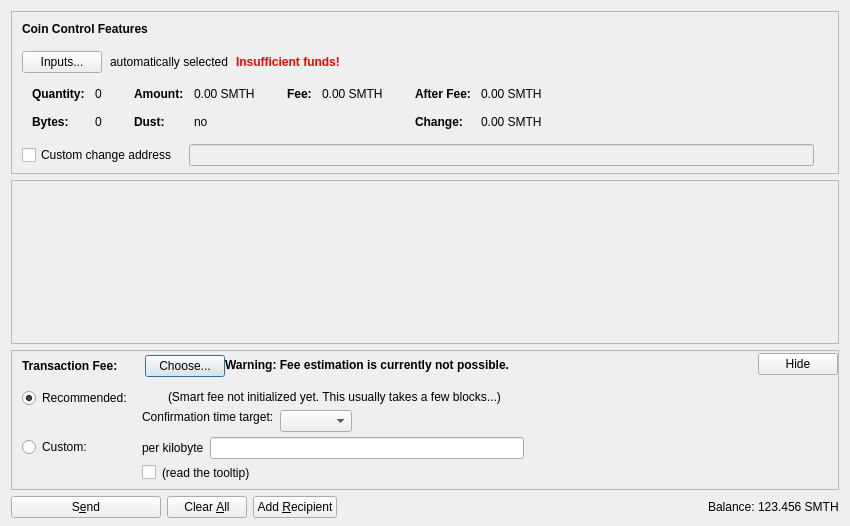
<?xml version="1.0" encoding="UTF-8"?>
<ui version="4.0">
 <class>SendCoinsDialog</class>
 <widget class="QDialog" name="SendCoinsDialog">
  <property name="geometry">
   <rect>
    <x>0</x>
    <y>0</y>
    <width>850</width>
    <height>526</height>
   </rect>
  </property>
  <property name="windowTitle">
   <string>Send Coins</string>
  </property>
  <layout class="QVBoxLayout" name="verticalLayout" stretch="0,1,0,0">
   <property name="bottomMargin">
    <number>8</number>
   </property>
   <item>
    <widget class="QFrame" name="frameCoinControl">
     <property name="sizePolicy">
      <sizepolicy hsizetype="Expanding" vsizetype="Expanding">
       <horstretch>0</horstretch>
       <verstretch>0</verstretch>
      </sizepolicy>
     </property>
     <property name="maximumSize">
      <size>
       <width>16777215</width>
       <height>16777215</height>
      </size>
     </property>
     <property name="frameShape">
      <enum>QFrame::StyledPanel</enum>
     </property>
     <property name="frameShadow">
      <enum>QFrame::Sunken</enum>
     </property>
     <layout class="QVBoxLayout" name="verticalLayoutCoinControl2">
      <property name="spacing">
       <number>0</number>
      </property>
      <property name="leftMargin">
       <number>0</number>
      </property>
      <property name="topMargin">
       <number>0</number>
      </property>
      <property name="rightMargin">
       <number>0</number>
      </property>
      <property name="bottomMargin">
       <number>6</number>
      </property>
      <item>
       <layout class="QVBoxLayout" name="verticalLayoutCoinControl" stretch="0,0,0,0,1">
        <property name="spacing">
         <number>0</number>
        </property>
        <property name="leftMargin">
         <number>10</number>
        </property>
        <property name="topMargin">
         <number>10</number>
        </property>
        <item>
         <layout class="QHBoxLayout" name="horizontalLayoutCoinControl1">
          <property name="bottomMargin">
           <number>15</number>
          </property>
          <item>
           <widget class="QLabel" name="labelCoinControlFeatures">
            <property name="sizePolicy">
             <sizepolicy hsizetype="Preferred" vsizetype="Maximum">
              <horstretch>0</horstretch>
              <verstretch>0</verstretch>
             </sizepolicy>
            </property>
            <property name="font">
             <font>
              <weight>75</weight>
              <bold>true</bold>
             </font>
            </property>
            <property name="styleSheet">
             <string notr="true">font-weight:bold;</string>
            </property>
            <property name="text">
             <string>Coin Control Features</string>
            </property>
           </widget>
          </item>
         </layout>
        </item>
        <item>
         <layout class="QHBoxLayout" name="horizontalLayoutCoinControl2" stretch="0,0,0,0">
          <property name="spacing">
           <number>8</number>
          </property>
          <property name="bottomMargin">
           <number>10</number>
          </property>
          <item>
           <widget class="QPushButton" name="pushButtonCoinControl">
            <property name="styleSheet">
             <string notr="true"/>
            </property>
            <property name="text">
             <string>Inputs...</string>
            </property>
            <property name="autoDefault">
             <bool>false</bool>
            </property>
           </widget>
          </item>
          <item>
           <widget class="QLabel" name="labelCoinControlAutomaticallySelected">
            <property name="text">
             <string>automatically selected</string>
            </property>
            <property name="margin">
             <number>5</number>
            </property>
           </widget>
          </item>
          <item>
           <widget class="QLabel" name="labelCoinControlInsuffFunds">
            <property name="font">
             <font>
              <weight>75</weight>
              <bold>true</bold>
             </font>
            </property>
            <property name="styleSheet">
             <string notr="true">color:red;font-weight:bold;</string>
            </property>
            <property name="text">
             <string>Insufficient funds!</string>
            </property>
            <property name="margin">
             <number>5</number>
            </property>
           </widget>
          </item>
          <item>
           <spacer name="horizontalSpacerCoinControl">
            <property name="orientation">
             <enum>Qt::Horizontal</enum>
            </property>
            <property name="sizeHint" stdset="0">
             <size>
              <width>40</width>
              <height>1</height>
             </size>
            </property>
           </spacer>
          </item>
         </layout>
        </item>
        <item>
         <widget class="QWidget" name="widgetCoinControl" native="true">
          <property name="sizePolicy">
           <sizepolicy hsizetype="Preferred" vsizetype="Preferred">
            <horstretch>0</horstretch>
            <verstretch>0</verstretch>
           </sizepolicy>
          </property>
          <property name="minimumSize">
           <size>
            <width>0</width>
            <height>0</height>
           </size>
          </property>
          <property name="styleSheet">
           <string notr="true"/>
          </property>
          <layout class="QHBoxLayout" name="horizontalLayoutCoinControl5">
           <property name="leftMargin">
            <number>0</number>
           </property>
           <property name="topMargin">
            <number>0</number>
           </property>
           <property name="rightMargin">
            <number>0</number>
           </property>
           <property name="bottomMargin">
            <number>0</number>
           </property>
           <item>
            <layout class="QHBoxLayout" name="horizontalLayoutCoinControl3" stretch="0,0,0,1">
             <property name="spacing">
              <number>20</number>
             </property>
             <property name="topMargin">
              <number>0</number>
             </property>
             <property name="bottomMargin">
              <number>10</number>
             </property>
             <item>
              <layout class="QFormLayout" name="formLayoutCoinControl1">
               <property name="horizontalSpacing">
                <number>10</number>
               </property>
               <property name="verticalSpacing">
                <number>14</number>
               </property>
               <property name="leftMargin">
                <number>10</number>
               </property>
               <property name="topMargin">
                <number>4</number>
               </property>
               <property name="rightMargin">
                <number>6</number>
               </property>
               <item row="0" column="0">
                <widget class="QLabel" name="labelCoinControlQuantityText">
                 <property name="font">
                  <font>
                   <weight>75</weight>
                   <bold>true</bold>
                  </font>
                 </property>
                 <property name="text">
                  <string>Quantity:</string>
                 </property>
                 <property name="margin">
                  <number>0</number>
                 </property>
                </widget>
               </item>
               <item row="0" column="1">
                <widget class="QLabel" name="labelCoinControlQuantity">
                 <property name="cursor">
                  <cursorShape>IBeamCursor</cursorShape>
                 </property>
                 <property name="contextMenuPolicy">
                  <enum>Qt::ActionsContextMenu</enum>
                 </property>
                 <property name="text">
                  <string notr="true">0</string>
                 </property>
                 <property name="margin">
                  <number>0</number>
                 </property>
                 <property name="textInteractionFlags">
                  <set>Qt::LinksAccessibleByMouse|Qt::TextSelectableByKeyboard|Qt::TextSelectableByMouse</set>
                 </property>
                </widget>
               </item>
               <item row="1" column="0">
                <widget class="QLabel" name="labelCoinControlBytesText">
                 <property name="font">
                  <font>
                   <weight>75</weight>
                   <bold>true</bold>
                  </font>
                 </property>
                 <property name="text">
                  <string>Bytes:</string>
                 </property>
                </widget>
               </item>
               <item row="1" column="1">
                <widget class="QLabel" name="labelCoinControlBytes">
                 <property name="cursor">
                  <cursorShape>IBeamCursor</cursorShape>
                 </property>
                 <property name="contextMenuPolicy">
                  <enum>Qt::ActionsContextMenu</enum>
                 </property>
                 <property name="text">
                  <string notr="true">0</string>
                 </property>
                 <property name="textInteractionFlags">
                  <set>Qt::LinksAccessibleByMouse|Qt::TextSelectableByKeyboard|Qt::TextSelectableByMouse</set>
                 </property>
                </widget>
               </item>
              </layout>
             </item>
             <item>
              <layout class="QFormLayout" name="formLayoutCoinControl2">
               <property name="horizontalSpacing">
                <number>10</number>
               </property>
               <property name="verticalSpacing">
                <number>14</number>
               </property>
               <property name="leftMargin">
                <number>6</number>
               </property>
               <property name="topMargin">
                <number>4</number>
               </property>
               <property name="rightMargin">
                <number>6</number>
               </property>
               <item row="0" column="0">
                <widget class="QLabel" name="labelCoinControlAmountText">
                 <property name="font">
                  <font>
                   <weight>75</weight>
                   <bold>true</bold>
                  </font>
                 </property>
                 <property name="text">
                  <string>Amount:</string>
                 </property>
                 <property name="margin">
                  <number>0</number>
                 </property>
                </widget>
               </item>
               <item row="0" column="1">
                <widget class="QLabel" name="labelCoinControlAmount">
                 <property name="cursor">
                  <cursorShape>IBeamCursor</cursorShape>
                 </property>
                 <property name="contextMenuPolicy">
                  <enum>Qt::ActionsContextMenu</enum>
                 </property>
                 <property name="text">
                  <string notr="true">0.00 SMTH</string>
                 </property>
                 <property name="textInteractionFlags">
                  <set>Qt::LinksAccessibleByMouse|Qt::TextSelectableByKeyboard|Qt::TextSelectableByMouse</set>
                 </property>
                </widget>
               </item>
               <item row="1" column="0">
                <widget class="QLabel" name="labelCoinControlLowOutputText">
                 <property name="font">
                  <font>
                   <weight>75</weight>
                   <bold>true</bold>
                  </font>
                 </property>
                 <property name="text">
                  <string>Dust:</string>
                 </property>
                </widget>
               </item>
               <item row="1" column="1">
                <widget class="QLabel" name="labelCoinControlLowOutput">
                 <property name="cursor">
                  <cursorShape>IBeamCursor</cursorShape>
                 </property>
                 <property name="contextMenuPolicy">
                  <enum>Qt::ActionsContextMenu</enum>
                 </property>
                 <property name="text">
                  <string notr="true">no</string>
                 </property>
                 <property name="textInteractionFlags">
                  <set>Qt::LinksAccessibleByMouse|Qt::TextSelectableByKeyboard|Qt::TextSelectableByMouse</set>
                 </property>
                </widget>
               </item>
              </layout>
             </item>
             <item>
              <layout class="QFormLayout" name="formLayoutCoinControl3">
               <property name="horizontalSpacing">
                <number>10</number>
               </property>
               <property name="verticalSpacing">
                <number>14</number>
               </property>
               <property name="leftMargin">
                <number>6</number>
               </property>
               <property name="topMargin">
                <number>4</number>
               </property>
               <property name="rightMargin">
                <number>6</number>
               </property>
               <item row="0" column="0">
                <widget class="QLabel" name="labelCoinControlFeeText">
                 <property name="font">
                  <font>
                   <weight>75</weight>
                   <bold>true</bold>
                  </font>
                 </property>
                 <property name="text">
                  <string>Fee:</string>
                 </property>
                 <property name="margin">
                  <number>0</number>
                 </property>
                </widget>
               </item>
               <item row="0" column="1">
                <widget class="QLabel" name="labelCoinControlFee">
                 <property name="cursor">
                  <cursorShape>IBeamCursor</cursorShape>
                 </property>
                 <property name="contextMenuPolicy">
                  <enum>Qt::ActionsContextMenu</enum>
                 </property>
                 <property name="text">
                  <string notr="true">0.00 SMTH</string>
                 </property>
                 <property name="textInteractionFlags">
                  <set>Qt::LinksAccessibleByMouse|Qt::TextSelectableByKeyboard|Qt::TextSelectableByMouse</set>
                 </property>
                </widget>
               </item>
              </layout>
             </item>
             <item>
              <layout class="QFormLayout" name="formLayoutCoinControl4">
               <property name="horizontalSpacing">
                <number>10</number>
               </property>
               <property name="verticalSpacing">
                <number>14</number>
               </property>
               <property name="leftMargin">
                <number>6</number>
               </property>
               <property name="topMargin">
                <number>4</number>
               </property>
               <property name="rightMargin">
                <number>6</number>
               </property>
               <item row="0" column="0">
                <widget class="QLabel" name="labelCoinControlAfterFeeText">
                 <property name="font">
                  <font>
                   <weight>75</weight>
                   <bold>true</bold>
                  </font>
                 </property>
                 <property name="text">
                  <string>After Fee:</string>
                 </property>
                 <property name="margin">
                  <number>0</number>
                 </property>
                </widget>
               </item>
               <item row="0" column="1">
                <widget class="QLabel" name="labelCoinControlAfterFee">
                 <property name="cursor">
                  <cursorShape>IBeamCursor</cursorShape>
                 </property>
                 <property name="contextMenuPolicy">
                  <enum>Qt::ActionsContextMenu</enum>
                 </property>
                 <property name="text">
                  <string notr="true">0.00 SMTH</string>
                 </property>
                 <property name="textInteractionFlags">
                  <set>Qt::LinksAccessibleByMouse|Qt::TextSelectableByKeyboard|Qt::TextSelectableByMouse</set>
                 </property>
                </widget>
               </item>
               <item row="1" column="0">
                <widget class="QLabel" name="labelCoinControlChangeText">
                 <property name="font">
                  <font>
                   <weight>75</weight>
                   <bold>true</bold>
                  </font>
                 </property>
                 <property name="text">
                  <string>Change:</string>
                 </property>
                </widget>
               </item>
               <item row="1" column="1">
                <widget class="QLabel" name="labelCoinControlChange">
                 <property name="cursor">
                  <cursorShape>IBeamCursor</cursorShape>
                 </property>
                 <property name="contextMenuPolicy">
                  <enum>Qt::ActionsContextMenu</enum>
                 </property>
                 <property name="text">
                  <string notr="true">0.00 SMTH</string>
                 </property>
                 <property name="textInteractionFlags">
                  <set>Qt::LinksAccessibleByMouse|Qt::TextSelectableByKeyboard|Qt::TextSelectableByMouse</set>
                 </property>
                </widget>
               </item>
              </layout>
             </item>
            </layout>
           </item>
          </layout>
         </widget>
        </item>
        <item>
         <layout class="QHBoxLayout" name="horizontalLayoutCoinControl4" stretch="0,0,0">
          <property name="spacing">
           <number>12</number>
          </property>
          <property name="sizeConstraint">
           <enum>QLayout::SetDefaultConstraint</enum>
          </property>
          <property name="topMargin">
           <number>5</number>
          </property>
          <property name="rightMargin">
           <number>5</number>
          </property>
          <item>
           <widget class="QCheckBox" name="checkBoxCoinControlChange">
            <property name="toolTip">
             <string>If this is activated, but the change address is empty or invalid, change will be sent to a newly generated address.</string>
            </property>
            <property name="text">
             <string>Custom change address</string>
            </property>
           </widget>
          </item>
          <item>
           <widget class="QValidatedLineEdit" name="lineEditCoinControlChange">
            <property name="enabled">
             <bool>false</bool>
            </property>
            <property name="sizePolicy">
             <sizepolicy hsizetype="Expanding" vsizetype="Fixed">
              <horstretch>0</horstretch>
              <verstretch>0</verstretch>
             </sizepolicy>
            </property>
           </widget>
          </item>
          <item>
           <widget class="QLabel" name="labelCoinControlChangeLabel">
            <property name="sizePolicy">
             <sizepolicy hsizetype="Preferred" vsizetype="Expanding">
              <horstretch>0</horstretch>
              <verstretch>0</verstretch>
             </sizepolicy>
            </property>
            <property name="minimumSize">
             <size>
              <width>0</width>
              <height>0</height>
             </size>
            </property>
            <property name="text">
             <string/>
            </property>
            <property name="margin">
             <number>3</number>
            </property>
           </widget>
          </item>
         </layout>
        </item>
        <item>
         <spacer name="verticalSpacerCoinControl">
          <property name="orientation">
           <enum>Qt::Vertical</enum>
          </property>
          <property name="sizeHint" stdset="0">
           <size>
            <width>800</width>
            <height>1</height>
           </size>
          </property>
         </spacer>
        </item>
       </layout>
      </item>
     </layout>
    </widget>
   </item>
   <item>
    <widget class="QScrollArea" name="scrollArea">
     <property name="widgetResizable">
      <bool>true</bool>
     </property>
     <widget class="QWidget" name="scrollAreaWidgetContents">
      <property name="geometry">
       <rect>
        <x>0</x>
        <y>0</y>
        <width>830</width>
        <height>104</height>
       </rect>
      </property>
      <layout class="QVBoxLayout" name="verticalLayout_2" stretch="0,1">
       <property name="leftMargin">
        <number>0</number>
       </property>
       <property name="topMargin">
        <number>0</number>
       </property>
       <property name="rightMargin">
        <number>0</number>
       </property>
       <property name="bottomMargin">
        <number>0</number>
       </property>
       <item>
        <layout class="QVBoxLayout" name="entries">
         <property name="spacing">
          <number>6</number>
         </property>
        </layout>
       </item>
       <item>
        <spacer name="verticalSpacer">
         <property name="orientation">
          <enum>Qt::Vertical</enum>
         </property>
         <property name="sizeHint" stdset="0">
          <size>
           <width>20</width>
           <height>40</height>
          </size>
         </property>
        </spacer>
       </item>
      </layout>
     </widget>
    </widget>
   </item>
   <item>
    <widget class="QFrame" name="frameFee">
     <property name="sizePolicy">
      <sizepolicy hsizetype="Expanding" vsizetype="Expanding">
       <horstretch>0</horstretch>
       <verstretch>0</verstretch>
      </sizepolicy>
     </property>
     <property name="maximumSize">
      <size>
       <width>16777215</width>
       <height>16777215</height>
      </size>
     </property>
     <property name="frameShape">
      <enum>QFrame::StyledPanel</enum>
     </property>
     <property name="frameShadow">
      <enum>QFrame::Sunken</enum>
     </property>
     <layout class="QVBoxLayout" name="verticalLayoutFee1">
      <property name="spacing">
       <number>0</number>
      </property>
      <property name="leftMargin">
       <number>0</number>
      </property>
      <property name="topMargin">
       <number>0</number>
      </property>
      <property name="rightMargin">
       <number>0</number>
      </property>
      <property name="bottomMargin">
       <number>0</number>
      </property>
      <item>
       <layout class="QVBoxLayout" name="verticalLayoutFee2" stretch="0,0,0">
        <property name="spacing">
         <number>0</number>
        </property>
        <property name="leftMargin">
         <number>10</number>
        </property>
        <property name="topMargin">
         <number>0</number>
        </property>
        <item>
         <layout class="QHBoxLayout" name="horizontalLayoutFee1">
          <property name="bottomMargin">
           <number>0</number>
          </property>
          <item>
           <layout class="QVBoxLayout" name="verticalLayoutFee7">
            <property name="spacing">
             <number>0</number>
            </property>
            <item>
             <spacer name="verticalSpacerSmartFee">
              <property name="orientation">
               <enum>Qt::Vertical</enum>
              </property>
              <property name="sizeType">
               <enum>QSizePolicy::Fixed</enum>
              </property>
              <property name="sizeHint" stdset="0">
               <size>
                <width>1</width>
                <height>4</height>
               </size>
              </property>
             </spacer>
            </item>
            <item>
             <layout class="QHBoxLayout" name="horizontalLayoutSmartFee">
              <property name="spacing">
               <number>10</number>
              </property>
              <item>
               <widget class="QLabel" name="labelFeeHeadline">
                <property name="sizePolicy">
                 <sizepolicy hsizetype="Preferred" vsizetype="Maximum">
                  <horstretch>0</horstretch>
                  <verstretch>0</verstretch>
                 </sizepolicy>
                </property>
                <property name="font">
                 <font>
                  <weight>75</weight>
                  <bold>true</bold>
                 </font>
                </property>
                <property name="styleSheet">
                 <string notr="true">font-weight:bold;</string>
                </property>
                <property name="text">
                 <string>Transaction Fee:</string>
                </property>
               </widget>
              </item>
              <item>
               <widget class="QLabel" name="labelFeeMinimized">
                <property name="text">
                 <string/>
                </property>
               </widget>
              </item>
              <item>
               <widget class="QPushButton" name="buttonChooseFee">
                <property name="text">
                 <string>Choose...</string>
                </property>
               </widget>
              </item>
             </layout>
            </item>
            <item>
             <spacer name="verticalSpacer_5">
              <property name="orientation">
               <enum>Qt::Vertical</enum>
              </property>
              <property name="sizeHint" stdset="0">
               <size>
                <width>1</width>
                <height>1</height>
               </size>
              </property>
             </spacer>
            </item>
           </layout>
          </item>
          <item>
           <widget class="QLabel" name="fallbackFeeWarningLabel">
            <property name="toolTip">
             <string>Using the fallbackfee can result in sending a transaction that will take several hours or days (or never) to confirm. Consider choosing your fee manually or wait until you have validated the complete chain.</string>
            </property>
            <property name="font">
            <font>
                <weight>75</weight>
                <bold>true</bold>
            </font>
            </property>
            <property name="text">
             <string>Warning: Fee estimation is currently not possible.</string>
            </property>
            <property name="wordWrap">
             <bool>false</bool>
            </property>
           </widget>
          </item>
          <item>
           <spacer name="horizontalSpacer_4">
            <property name="orientation">
             <enum>Qt::Horizontal</enum>
            </property>
            <property name="sizeType">
             <enum>QSizePolicy::MinimumExpanding</enum>
            </property>
            <property name="sizeHint" stdset="0">
             <size>
              <width>40</width>
              <height>20</height>
             </size>
            </property>
           </spacer>
          </item>
          <item>
           <widget class="QPushButton" name="buttonMinimizeFee">
            <property name="toolTip">
             <string>collapse fee-settings</string>
            </property>
            <property name="text">
             <string>Hide</string>
            </property>
           </widget>
          </item>
         </layout>
        </item>
        <item>
         <widget class="QFrame" name="frameFeeSelection">
          <layout class="QVBoxLayout" name="verticalLayoutFee12">
           <property name="spacing">
            <number>0</number>
           </property>
           <property name="leftMargin">
            <number>0</number>
           </property>
           <property name="topMargin">
            <number>0</number>
           </property>
           <property name="rightMargin">
            <number>0</number>
           </property>
           <property name="bottomMargin">
            <number>0</number>
           </property>
           <item>
            <layout class="QGridLayout" name="gridLayoutFee">
             <property name="topMargin">
              <number>10</number>
             </property>
             <property name="bottomMargin">
              <number>4</number>
             </property>
             <property name="horizontalSpacing">
              <number>10</number>
             </property>
             <property name="verticalSpacing">
              <number>4</number>
             </property>
             <item row="1" column="1">
              <layout class="QVBoxLayout" name="verticalLayoutFee8">
               <property name="spacing">
                <number>6</number>
               </property>
               <item>
                <layout class="QHBoxLayout" name="horizontalLayoutFee13">
                 <item>
                  <widget class="QLabel" name="labelCustomPerKilobyte">
                   <property name="toolTip">
                    <string>If the custom fee is set to 1000 satoshis and the transaction is only 250 bytes, then &quot;per kilobyte&quot; only pays 250 satoshis in fee, while &quot;total at least&quot; pays 1000 satoshis. For transactions bigger than a kilobyte both pay by kilobyte.</string>
                   </property>
                   <property name="text">
                    <string>per kilobyte</string>
                   </property>
                  </widget>
                 </item>
                 <item>
                  <widget class="BitcoinAmountField" name="customFee"/>
                 </item>
                 <item>
                  <spacer name="horizontalSpacer_6">
                   <property name="orientation">
                    <enum>Qt::Horizontal</enum>
                   </property>
                   <property name="sizeHint" stdset="0">
                    <size>
                     <width>1</width>
                     <height>1</height>
                    </size>
                   </property>
                  </spacer>
                 </item>
                </layout>
               </item>
               <item>
                <layout class="QHBoxLayout" name="horizontalLayoutFee8">
                 <item>
                  <widget class="QCheckBox" name="checkBoxMinimumFee">
                   <property name="toolTip">
                    <string>Paying only the minimum fee is just fine as long as there is less transaction volume than space in the blocks. But be aware that this can end up in a never confirming transaction once there is more demand for smthcoin transactions than the network can process.</string>
                   </property>
                   <property name="text">
                    <string/>
                   </property>
                  </widget>
                 </item>
                 <item>
                  <widget class="QLabel" name="labelMinFeeWarning">
                   <property name="enabled">
                    <bool>true</bool>
                   </property>
                   <property name="toolTip">
                    <string>Paying only the minimum fee is just fine as long as there is less transaction volume than space in the blocks. But be aware that this can end up in a never confirming transaction once there is more demand for smthcoin transactions than the network can process.</string>
                   </property>
                   <property name="text">
                    <string>(read the tooltip)</string>
                   </property>
                   <property name="margin">
                    <number>5</number>
                   </property>
                  </widget>
                 </item>
                 <item>
                  <spacer name="horizontalSpacer_2">
                   <property name="orientation">
                    <enum>Qt::Horizontal</enum>
                   </property>
                   <property name="sizeHint" stdset="0">
                    <size>
                     <width>1</width>
                     <height>1</height>
                    </size>
                   </property>
                  </spacer>
                 </item>
                </layout>
               </item>
              </layout>
             </item>
             <item row="0" column="0">
              <layout class="QVBoxLayout" name="verticalLayoutFee4" stretch="0,1">
               <item>
                <widget class="QRadioButton" name="radioSmartFee">
                 <property name="text">
                  <string>Recommended:</string>
                 </property>
                 <property name="checked">
                  <bool>true</bool>
                 </property>
                 <attribute name="buttonGroup">
                  <string notr="true">groupFee</string>
                 </attribute>
                </widget>
               </item>
               <item>
                <spacer name="verticalSpacer_2">
                 <property name="orientation">
                  <enum>Qt::Vertical</enum>
                 </property>
                 <property name="sizeHint" stdset="0">
                  <size>
                   <width>1</width>
                   <height>1</height>
                  </size>
                 </property>
                </spacer>
               </item>
              </layout>
             </item>
             <item row="1" column="0">
              <layout class="QVBoxLayout" name="verticalLayoutFee9" stretch="0,1">
               <item>
                <widget class="QRadioButton" name="radioCustomFee">
                 <property name="text">
                  <string>Custom:</string>
                 </property>
                 <attribute name="buttonGroup">
                  <string notr="true">groupFee</string>
                 </attribute>
                </widget>
               </item>
               <item>
                <spacer name="verticalSpacer_6">
                 <property name="orientation">
                  <enum>Qt::Vertical</enum>
                 </property>
                 <property name="sizeHint" stdset="0">
                  <size>
                   <width>1</width>
                   <height>1</height>
                  </size>
                 </property>
                </spacer>
               </item>
              </layout>
             </item>
             <item row="0" column="1">
              <layout class="QVBoxLayout" name="verticalLayoutFee3" stretch="0,0,1">
               <property name="spacing">
                <number>6</number>
               </property>
               <property name="topMargin">
                <number>2</number>
               </property>
               <item>
                <layout class="QHBoxLayout" name="horizontalLayoutFee12">
                 <item>
                  <widget class="QLabel" name="labelSmartFee">
                   <property name="text">
                    <string/>
                   </property>
                   <property name="margin">
                    <number>2</number>
                   </property>
                  </widget>
                 </item>
                 <item>
                  <widget class="QLabel" name="labelFeeEstimation">
                   <property name="text">
                    <string/>
                   </property>
                  </widget>
                 </item>
                 <item>
                  <widget class="QLabel" name="labelSmartFee2">
                   <property name="text">
                    <string>(Smart fee not initialized yet. This usually takes a few blocks...)</string>
                   </property>
                   <property name="margin">
                    <number>2</number>
                   </property>
                  </widget>
                 </item>
                 <item>
                  <spacer name="horizontalSpacer_5">
                   <property name="orientation">
                    <enum>Qt::Horizontal</enum>
                   </property>
                   <property name="sizeHint" stdset="0">
                    <size>
                     <width>1</width>
                     <height>1</height>
                    </size>
                   </property>
                  </spacer>
                 </item>
                </layout>
               </item>
               <item>
                <layout class="QHBoxLayout" name="horizontalLayoutFee9">
                 <item>
                  <layout class="QVBoxLayout" name="verticalLayoutFee6">
                   <item>
                    <widget class="QLabel" name="labelSmartFee3">
                     <property name="text">
                      <string>Confirmation time target:</string>
                     </property>
                     <property name="margin">
                      <number>2</number>
                     </property>
                    </widget>
                   </item>
                   <item>
                    <spacer name="verticalSpacer_3">
                     <property name="orientation">
                      <enum>Qt::Vertical</enum>
                     </property>
                     <property name="sizeHint" stdset="0">
                      <size>
                       <width>1</width>
                       <height>1</height>
                      </size>
                     </property>
                    </spacer>
                   </item>
                  </layout>
                 </item>
                 <item>
                  <layout class="QVBoxLayout" name="verticalLayoutFee5">
                   <property name="rightMargin">
                    <number>30</number>
                   </property>
                   <item>
                    <layout class="QHBoxLayout" name="horizontalLayoutConfTarget">
                     <property name="bottomMargin">
                      <number>0</number>
                     </property>
                     <item>
                      <widget class="QComboBox" name="confTargetSelector"/>
                     </item>
                     <item>
                      <spacer name="horizontalSpacerConfTarget">
                       <property name="orientation">
                        <enum>Qt::Horizontal</enum>
                       </property>
                       <property name="sizeHint" stdset="0">
                        <size>
                         <width>40</width>
                         <height>20</height>
                        </size>
                       </property>
                      </spacer>
                     </item>
                    </layout>
                   </item>
                  </layout>
                 </item>
                </layout>
               </item>
               <item>
                <spacer name="verticalSpacer_4">
                 <property name="orientation">
                  <enum>Qt::Vertical</enum>
                 </property>
                 <property name="sizeHint" stdset="0">
                  <size>
                   <width>1</width>
                   <height>1</height>
                  </size>
                 </property>
                </spacer>
               </item>
              </layout>
             </item>
            </layout>
           </item>
          </layout>
         </widget>
        </item>
        <item>
         <spacer name="verticalSpacerFee">
          <property name="orientation">
           <enum>Qt::Vertical</enum>
          </property>
          <property name="sizeHint" stdset="0">
           <size>
            <width>40</width>
            <height>5</height>
           </size>
          </property>
         </spacer>
        </item>
       </layout>
      </item>
     </layout>
    </widget>
   </item>
   <item>
    <layout class="QHBoxLayout" name="horizontalLayout">
     <item>
      <widget class="QPushButton" name="sendButton">
       <property name="minimumSize">
        <size>
         <width>150</width>
         <height>0</height>
        </size>
       </property>
       <property name="toolTip">
        <string>Confirm the send action</string>
       </property>
       <property name="text">
        <string>S&amp;end</string>
       </property>
       <property name="icon">
        <iconset resource="../bitcoin.qrc">
         <normaloff>:/icons/send</normaloff>:/icons/send</iconset>
       </property>
       <property name="autoDefault">
        <bool>false</bool>
       </property>
       <property name="default">
        <bool>false</bool>
       </property>
      </widget>
     </item>
     <item>
      <widget class="QPushButton" name="clearButton">
       <property name="sizePolicy">
        <sizepolicy hsizetype="Minimum" vsizetype="Fixed">
         <horstretch>0</horstretch>
         <verstretch>0</verstretch>
        </sizepolicy>
       </property>
       <property name="toolTip">
        <string>Clear all fields of the form.</string>
       </property>
       <property name="text">
        <string>Clear &amp;All</string>
       </property>
       <property name="icon">
        <iconset resource="../bitcoin.qrc">
         <normaloff>:/icons/remove</normaloff>:/icons/remove</iconset>
       </property>
       <property name="autoDefault">
        <bool>false</bool>
       </property>
      </widget>
     </item>
     <item>
      <widget class="QPushButton" name="addButton">
       <property name="toolTip">
        <string>Send to multiple recipients at once</string>
       </property>
       <property name="text">
        <string>Add &amp;Recipient</string>
       </property>
       <property name="icon">
        <iconset resource="../bitcoin.qrc">
         <normaloff>:/icons/add</normaloff>:/icons/add</iconset>
       </property>
       <property name="autoDefault">
        <bool>false</bool>
       </property>
      </widget>
     </item>
     <item>
      <spacer name="horizontalSpacer">
       <property name="orientation">
        <enum>Qt::Horizontal</enum>
       </property>
       <property name="sizeHint" stdset="0">
        <size>
         <width>40</width>
         <height>20</height>
        </size>
       </property>
      </spacer>
     </item>
     <item>
      <layout class="QHBoxLayout" name="horizontalLayout_2">
       <property name="spacing">
        <number>3</number>
       </property>
       <item>
        <widget class="QLabel" name="label">
         <property name="sizePolicy">
          <sizepolicy hsizetype="Preferred" vsizetype="Fixed">
           <horstretch>0</horstretch>
           <verstretch>0</verstretch>
          </sizepolicy>
         </property>
         <property name="text">
          <string>Balance:</string>
         </property>
        </widget>
       </item>
       <item>
        <widget class="QLabel" name="labelBalance">
         <property name="sizePolicy">
          <sizepolicy hsizetype="Preferred" vsizetype="Fixed">
           <horstretch>0</horstretch>
           <verstretch>0</verstretch>
          </sizepolicy>
         </property>
         <property name="cursor">
          <cursorShape>IBeamCursor</cursorShape>
         </property>
         <property name="text">
          <string notr="true">123.456 SMTH</string>
         </property>
         <property name="textInteractionFlags">
          <set>Qt::LinksAccessibleByMouse|Qt::TextSelectableByKeyboard|Qt::TextSelectableByMouse</set>
         </property>
        </widget>
       </item>
      </layout>
     </item>
    </layout>
   </item>
  </layout>
 </widget>
 <customwidgets>
  <customwidget>
   <class>QValidatedLineEdit</class>
   <extends>QLineEdit</extends>
   <header>qvalidatedlineedit.h</header>
  </customwidget>
  <customwidget>
   <class>BitcoinAmountField</class>
   <extends>QLineEdit</extends>
   <header>bitcoinamountfield.h</header>
   <container>1</container>
  </customwidget>
 </customwidgets>
 <resources>
  <include location="../bitcoin.qrc"/>
 </resources>
 <connections/>
 <buttongroups>
  <buttongroup name="groupFee"/>
 </buttongroups>
</ui>
